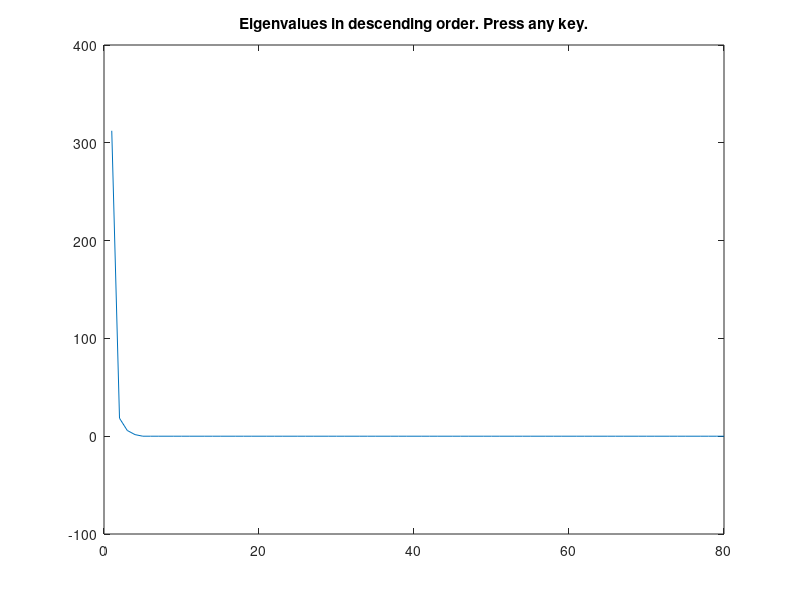

Write the MATLAB code that produced this figure.
M_training = 80;                  
M_test = 150-M_training;

load iris.mat;

ind=randperm(150);
train_iris = data(:,ind(1:M_training));
gnd_train_iris=classes(ind(1:M_training));

Iris_test = data(:,ind(M_training+1:end));
gnd_test_iris=classes(ind(M_training+1:end));

Avg =  mean(train_iris,2);

W=train_iris-repmat(Avg,[1 M_training]); 

M=W'*W; 
[V,D]=eigs(M,M_training);

U=W*V;
U=U./repmat(sqrt(sum(U.^2,1)),[size(U,1) 1]);

plot(diag(D))
title('Eigenvalues in descending order. Press any key.')
pause;

coefs=U'*W;


